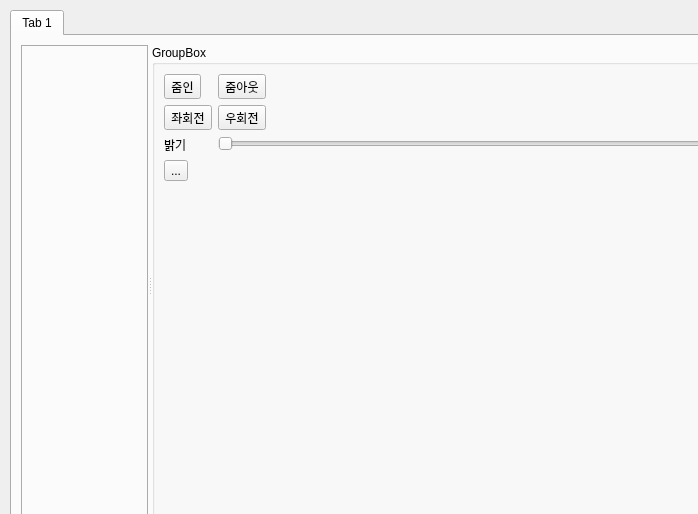
<?xml version="1.0" encoding="UTF-8"?>
<ui version="4.0">
 <class>EditImage</class>
 <widget class="QWidget" name="EditImage">
  <property name="geometry">
   <rect>
    <x>0</x>
    <y>0</y>
    <width>698</width>
    <height>514</height>
   </rect>
  </property>
  <property name="windowTitle">
   <string>Form</string>
  </property>
  <widget class="QTabWidget" name="tabWidget_2">
   <property name="geometry">
    <rect>
     <x>10</x>
     <y>10</y>
     <width>867</width>
     <height>526</height>
    </rect>
   </property>
   <property name="currentIndex">
    <number>0</number>
   </property>
   <widget class="QWidget" name="tab_3">
    <attribute name="title">
     <string>Tab 1</string>
    </attribute>
    <layout class="QGridLayout" name="gridLayout">
     <item row="0" column="0">
      <widget class="QSplitter" name="splitter">
       <property name="orientation">
        <enum>Qt::Horizontal</enum>
       </property>
       <widget class="QTabWidget" name="tabWidget">
        <property name="currentIndex">
         <number>-1</number>
        </property>
       </widget>
       <widget class="QGroupBox" name="groupBox">
        <property name="title">
         <string>GroupBox</string>
        </property>
        <layout class="QFormLayout" name="formLayout">
         <item row="0" column="0">
          <widget class="QToolButton" name="ZoomIn">
           <property name="text">
            <string>줌인</string>
           </property>
          </widget>
         </item>
         <item row="0" column="1">
          <widget class="QToolButton" name="ZoomOut">
           <property name="text">
            <string>줌아웃</string>
           </property>
          </widget>
         </item>
         <item row="1" column="0">
          <widget class="QToolButton" name="LeftRotate">
           <property name="text">
            <string>좌회전</string>
           </property>
          </widget>
         </item>
         <item row="1" column="1">
          <widget class="QToolButton" name="RightRotate">
           <property name="text">
            <string>우회전</string>
           </property>
          </widget>
         </item>
         <item row="2" column="1">
          <widget class="QSlider" name="horizontalSlider">
           <property name="orientation">
            <enum>Qt::Horizontal</enum>
           </property>
          </widget>
         </item>
         <item row="2" column="0">
          <widget class="QLabel" name="label">
           <property name="text">
            <string>밝기</string>
           </property>
           <property name="buddy">
            <cstring>horizontalSlider</cstring>
           </property>
          </widget>
         </item>
         <item row="3" column="0">
          <widget class="QToolButton" name="toolButton">
           <property name="text">
            <string>...</string>
           </property>
          </widget>
         </item>
        </layout>
       </widget>
      </widget>
     </item>
    </layout>
   </widget>
  </widget>
 </widget>
 <resources/>
 <connections/>
</ui>
